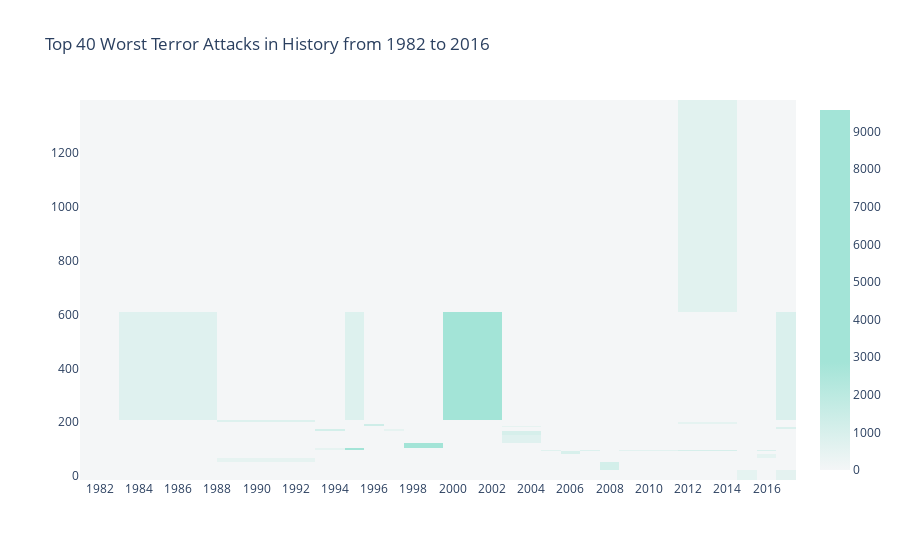

This figure's notebook cell:
### Code cell
#Heat-Map
import plotly.offline as py
py.init_notebook_mode(connected=True)
import plotly.graph_objs as go
colorscale = [[0, '#F4F6F7'], [.3, '#A3E4D7'],  [.6, '#A3E4D7'],  [1, '#A3E4D7']]
heatmap = go.Heatmap(z=heat.values, x=heat.columns, y=heat.index, colorscale=colorscale)
data = [heatmap]
layout = go.Layout(
    title='Top 40 Worst Terror Attacks in History from 1982 to 2016',
    xaxis = dict(ticks='', nticks=20),
    yaxis = dict(ticks='')
)
fig = go.Figure(data=data, layout=layout)
py.iplot(fig, filename='heatmap',show_link=False)

### Figure 1 — Plotly figure (JSON) as saved in the notebook; plotly's stock layout.template omitted (floating-point values rounded to 4 significant figures; data arrays with more than 128 entries replaced by an {"elided": "..."} marker saying what was removed)
{"data": [{"colorscale": [[0, "#F4F6F7"], [0.3, "#A3E4D7"], [0.6, "#A3E4D7"], [1, "#A3E4D7"]], "type": "heatmap", "x": [1982, 1984, 1992, 1994, 1995, 1996, 1997, 1998, 2001, 2004, 2005, 2006, 2007, 2008, 2009, 2014, 2015, 2016, 2017], "y": [4, 42, 65, 69, 92, 94, 95, 101, 104, 141, 167, 168, 182, 185, 186, 200, 202, 217, 1004], "z": {"elided": "19x19 float values"}}], "layout": {"title": {"text": "Top 40 Worst Terror Attacks in History from 1982 to 2016"}, "xaxis": {"nticks": 20, "ticks": ""}, "yaxis": {"ticks": ""}}}
